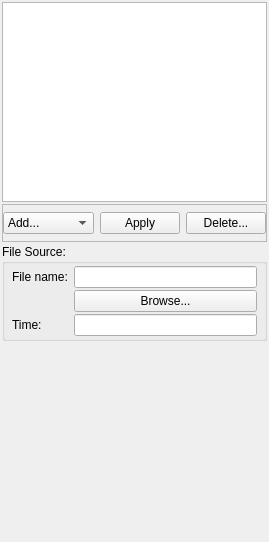
<?xml version="1.0" encoding="UTF-8"?>
<ui version="4.0">
 <class>ModelSourcesEditorWidget</class>
 <widget class="QWidget" name="ModelSourcesEditorWidget">
  <property name="geometry">
   <rect>
    <x>0</x>
    <y>0</y>
    <width>269</width>
    <height>542</height>
   </rect>
  </property>
  <property name="sizePolicy">
   <sizepolicy hsizetype="Expanding" vsizetype="Expanding">
    <horstretch>0</horstretch>
    <verstretch>0</verstretch>
   </sizepolicy>
  </property>
  <property name="windowTitle">
   <string>Model Sources Editor</string>
  </property>
  <layout class="QVBoxLayout" name="verticalLayout">
   <property name="spacing">
    <number>2</number>
   </property>
   <property name="margin">
    <number>2</number>
   </property>
   <item>
    <widget class="QListView" name="listViewModelSources"/>
   </item>
   <item>
    <widget class="QFrame" name="frame">
     <property name="frameShape">
      <enum>QFrame::StyledPanel</enum>
     </property>
     <property name="frameShadow">
      <enum>QFrame::Raised</enum>
     </property>
     <layout class="QHBoxLayout" name="horizontalLayout">
      <property name="leftMargin">
       <number>0</number>
      </property>
      <property name="topMargin">
       <number>7</number>
      </property>
      <property name="rightMargin">
       <number>0</number>
      </property>
      <property name="bottomMargin">
       <number>7</number>
      </property>
      <item>
       <widget class="QComboBox" name="comboBoxAddSource">
        <property name="sizePolicy">
         <sizepolicy hsizetype="Preferred" vsizetype="Preferred">
          <horstretch>1</horstretch>
          <verstretch>0</verstretch>
         </sizepolicy>
        </property>
        <item>
         <property name="text">
          <string>Add...</string>
         </property>
        </item>
        <item>
         <property name="text">
          <string>---</string>
         </property>
        </item>
        <item>
         <property name="text">
          <string>File</string>
         </property>
        </item>
       </widget>
      </item>
      <item>
       <widget class="QPushButton" name="pushButtonApplySource">
        <property name="text">
         <string>Apply</string>
        </property>
        <property name="checkable">
         <bool>true</bool>
        </property>
       </widget>
      </item>
      <item>
       <widget class="QPushButton" name="pushButtonDeleteSource">
        <property name="text">
         <string>Delete...</string>
        </property>
       </widget>
      </item>
     </layout>
    </widget>
   </item>
   <item>
    <widget class="QGroupBox" name="groupBoxFileSource">
     <property name="sizePolicy">
      <sizepolicy hsizetype="Preferred" vsizetype="Preferred">
       <horstretch>0</horstretch>
       <verstretch>0</verstretch>
      </sizepolicy>
     </property>
     <property name="title">
      <string>File Source:</string>
     </property>
     <layout class="QFormLayout" name="formLayout">
      <property name="verticalSpacing">
       <number>2</number>
      </property>
      <property name="leftMargin">
       <number>7</number>
      </property>
      <property name="topMargin">
       <number>2</number>
      </property>
      <property name="rightMargin">
       <number>7</number>
      </property>
      <property name="bottomMargin">
       <number>2</number>
      </property>
      <item row="1" column="0">
       <widget class="QLabel" name="labelFileName">
        <property name="text">
         <string>File name:</string>
        </property>
       </widget>
      </item>
      <item row="5" column="0">
       <widget class="QLabel" name="labelTime">
        <property name="text">
         <string>Time:</string>
        </property>
       </widget>
      </item>
      <item row="5" column="1">
       <widget class="QLineEdit" name="lineEditTime"/>
      </item>
      <item row="1" column="1">
       <widget class="QLineEdit" name="lineEditFileName"/>
      </item>
      <item row="3" column="1">
       <widget class="QPushButton" name="pushButtonBrowseFileName">
        <property name="text">
         <string>Browse...</string>
        </property>
       </widget>
      </item>
     </layout>
    </widget>
   </item>
   <item>
    <spacer name="verticalSpacer">
     <property name="orientation">
      <enum>Qt::Vertical</enum>
     </property>
     <property name="sizeHint" stdset="0">
      <size>
       <width>20</width>
       <height>40</height>
      </size>
     </property>
    </spacer>
   </item>
  </layout>
 </widget>
 <resources/>
 <connections/>
 <slots>
  <slot>graphicsListItemClicked(QModelIndex)</slot>
  <slot>addGraphicsEntered(QString)</slot>
  <slot>deleteGraphicsClicked()</slot>
 </slots>
</ui>
